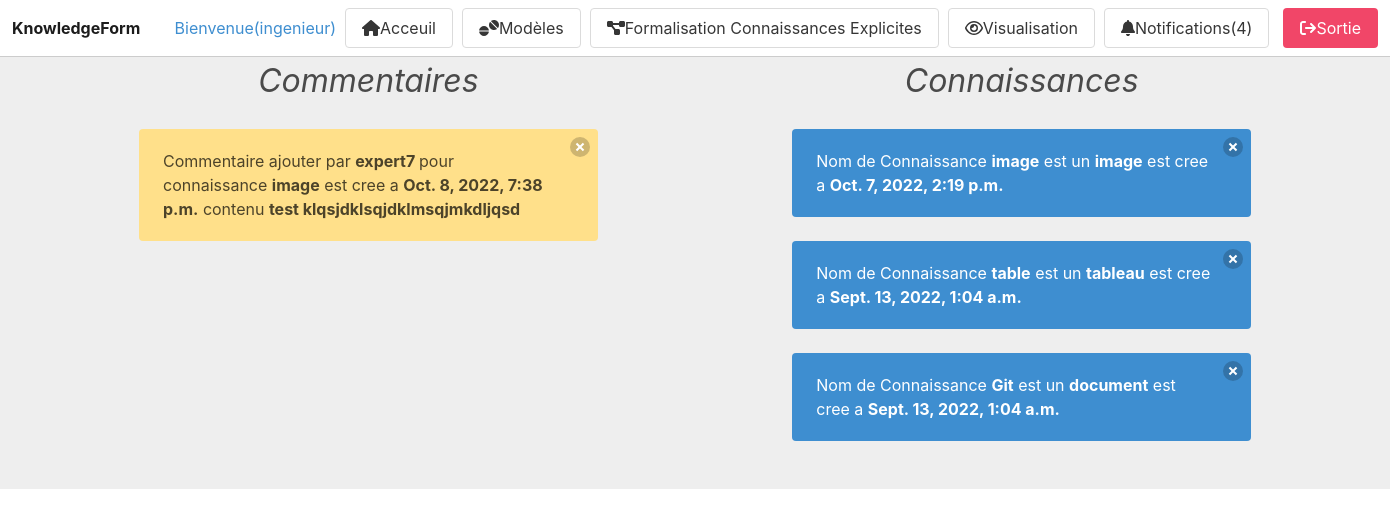
Screenshot of /notifications (signed in) with the database file from the repository.
### apps/commentaire/models.py (models this page shows)
class Commentaire(models.Model):
    created_at = models.DateTimeField(default = datetime.now, blank="True")
    created_for = models.CharField(max_length=255)
    contenu =models.CharField(max_length=255)
    created_by = models.CharField(max_length=255, default="null")
    class Meta:
        ordering = ['-created_at']

### apps/connaissance/models.py (models this page shows, shortened)
class Connaissance(models.Model):
    choices = [
        ('tableau','tableau'),
        ('document','document'),
        ('image','image'),
    ]
    nom_connaissance = models.CharField(max_length=128)
    forme_connaissance = models.CharField(max_length=10, choices=choices)
    date_creation = models.DateTimeField(blank=True, null=True, default=datetime.now)
    status_vue = models.BooleanField(default=False, null=True)
    url_connaissance = models.CharField(max_length=128, default=True)
    class Meta:
        ordering = ['-date_creation']

### apps/notification/views.py (the view)
# urls.py: path('notifications', notifications, name='notifications'),
def notifications(request):
    connaissances = Connaissance.objects.filter(status_vue=False)
    connaissanceNotification = Connaissance.objects.filter(status_vue=False).count()
    commentaires = ""
    if request.user.userprofile.is_expert == False:
        commentaires = Commentaire.objects.all()
        connaissanceNotification += commentaires.count()
    context = {
        'connaissanceNotification': connaissanceNotification,
        'connaissances': connaissances,
        'commentaires': commentaires,
    }
    return render(request, 'notifications/notifications.html', context)

### templates/notifications/notifications.html (shortened to what this page needs)
{% extends 'core/base.html' %}
{% load static %}
{% block css %}
<link rel="stylesheet" href="{% static 'app/css/notification.css' %}">{% endblock css %}
{% block content %}
{% if request.user.is_authenticated %}
  {% if request.user.userprofile.is_expert %}
  <br>
  <h1 class="has-text-centered is-italic is-size-2">Connaissances</h1>
  <br>
      {% for c in connaissances %}
      <div class="notification is-info notification-element" style="margin-left:30vw;margin-right:30vw;">
          <button class="delete"></button>
          <p> Nom de Connaissance <strong>{{c.nom_connaissance}}</strong> est un <strong>{{c.forme_connaissance}}</strong> est ajouter a <strong>{{c.date_creation}}</strong></p>
        </div>
      {% endfor %}
      <br>
  {% else %}
  <div class="main-notification">
    <div class="notification-commentaire">
        <h1 class="has-text-centered is-italic is-size-3">Commentaires</h1>
        <br>
        {% for com in  commentaires %}
          <div class="notification is-warning notification-element">
            <button class="delete"></button>
            <p> Commentaire ajouter par <strong> expert7 </strong> pour connaissance  <strong>{{com.created_for}}</strong> est cree a <strong>{{com.created_at}}</strong>
              contenu <strong>{{com.contenu}}</strong>
            </p>
          </div>
        {% endfor %}
        <br>
    </div>
    <div class="notification-connaissance">
        <h1 class="has-text-centered is-italic is-size-3">Connaissances</h1>
          <br>
          {% for c in connaissances %}
            <div class="notification is-info notification-element" style="">
                <button class="delete"></button>
                <p> Nom de Connaissance <strong>{{c.nom_connaissance}}</strong> est un <strong>{{c.forme_connaissance}}</strong> est cree a <strong>{{c.date_creation}}</strong></p>
            </div>
        {% endfor %}
        <br>
    </div>
  </div>
  {% endif %}
{% endif %}
{% endblock content %}

### templates/core/base.html (shortened to what this page needs)
{% load static %}
<!DOCTYPE html>
<html lang="fr">
    <head>
        <link rel="stylesheet" href="https://cdn.jsdelivr.net/npm/bulma@0.9.0/css/bulma.min.css">
        <link rel="stylesheet" href="{% static 'app/css/base.css' %}">
        {% block css %}
        {% endblock css %}
    </head>
    <body>
        <nav class="navbar" style="border-bottom:1px solid #ccc">
            <div class="navbar-brand">
                <a href="{% url 'home' %}" class="navbar-item has-text-dark"><strong>KnowledgeForm</strong></a>
            </div>
            <div class="navbar-menu">
                <div class="navbar-end">
                    {% if request.user.is_authenticated %}
                        <label href="" class="navbar-item has-text-info">Bienvenue({{user.username}})</label>
                        <a href="{% url 'acceuil' %}" class="navbar-item"><p class="button acceuil" style="margin-left: -15px;" onClick="myFunction()" id="item-btn"><i class="fa-solid fa-house"></i>Acceuil</p></a>
                        {% if  request.user.userprofile.is_expert == True %}
                        <a href="{% url 'problem' %}" class="navbar-item"><p class="button" style="margin-left: -15px;"><i class="fa-solid fa-diagram-project"></i>Formalisation Connaissances Tacites</p></a>
                        <a href="{% url 'visualisation_domaine' %}" class="navbar-item"><p class="button" style="margin-left: -15px;"><i class="fa-regular fa-eye"></i>Visualisation</p></a>
                        {% else %}
                        <a href="{% url 'models' %}" class="navbar-item"><p class="button" style="margin-left: -15px;"><i class="fa-solid fa-tablets"></i>Modèles</p></a>
                        <a href="{% url 'formalisation' %}" class="navbar-item"><p class="button" style="margin-left: -15px;"><i class="fa-solid fa-diagram-project"></i>Formalisation Connaissances Explicites</p></a>
                        <a href="{% url 'visualisation' %}" class="navbar-item"><p class="button" style="margin-left: -15px;"><i class="fa-regular fa-eye"></i>Visualisation</p></a>
                        {% endif %}
                        <a href="{% url 'notifications' %}" class="navbar-item"><span class="button" style="margin-left: -15px;"><i class="fa-solid fa-bell"></i>Notifications(<p class='has-text-dark'>{{connaissanceNotification}}</p>) </span> </a>
                    {% endif %}
                    <div class="navbar-item">
                        <div class="buttons">
                            {% if request.user.is_authenticated %}
                                <a href="{% url 'logout' %}" class="button is-danger" style="margin-left: -10px;"><i class="fa-solid fa-arrow-right-from-bracket"></i>Sortie</a>
                            {% endif %}
                        </div>
                    </div>
                </div>
            </div>
        </nav>
        <main>
            {% block content %}
            {% endblock %}
        </main>
    </body>
</html>

### apps/connaissance/static/app/css/base.css (style rules this page uses)
* { margin: 0; padding: 0; box-sizing: border-box; }
body { display: grid; grid-template-rows: auto 1fr; grid-template-columns: 1fr; grid-template-areas: 'navbar' 'main-body'; background-color: #eee; }
nav { grid-area: navbar; }
main { grid-area: main-body; background-color: #eee; }

### apps/connaissance/static/app/css/notification.css (style rules this page uses)
.main-notification { display: grid; grid-template-columns: repeat(2, 1fr); grid-template-rows: 1fr; grid-template-areas: 'notification-commentaire notification-connaissance'; }
.notification-commentaire { grid-area: notification-commentaire; margin-left: 10vw; margin-right: 7vw; }
.notification-connaissance { grid-area: notification-connaissance; margin-left: 7vw; margin-right: 10vw; }

### rows the page displays
Commentaire: created_for "image", created_at "Oct. 8, 2022, 7:38 p.m.", contenu "test klqsjdklsqjdklmsqjmkdljqsd"
Connaissance: nom_connaissance "image", forme_connaissance "image", date_creation "Oct. 7, 2022, 2:19 p.m."
Connaissance: nom_connaissance "table", forme_connaissance "tableau", date_creation "Sept. 13, 2022, 1:04 a.m."
Connaissance: nom_connaissance "Git", forme_connaissance "document", date_creation "Sept. 13, 2022, 1:04 a.m."

### other values shown
{{ user.username }} "ingenieur"
{{ connaissanceNotification }} "4"
